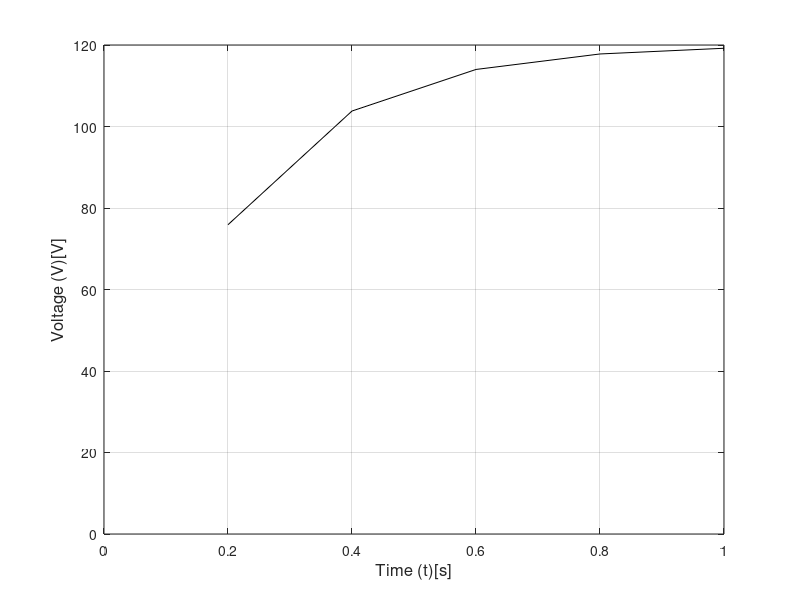

Reproduce this figure in MATLAB.
%%
clc;
clear
clear all;
% Deion Nwaefulu
% 1300-001
% 3/29/16
% Create a proper plot of the following set of experimental data collected
% during the charging of a capacitor.

%%
Time = [0.2 0.4 0.6 0.8 1.0];
Voltage = [75.9 103.8 114.0 117.8 119.2];
figure ('color','w')
plot(Time, Voltage,'k-','MarkerFaceColor','blue','MarkerSize',12)
grid on
xlabel('Time (t)[s]','FontSize',12)
ylabel('Voltage (V)[V]','FontSize',12)
axis([0 1.0 0 120])